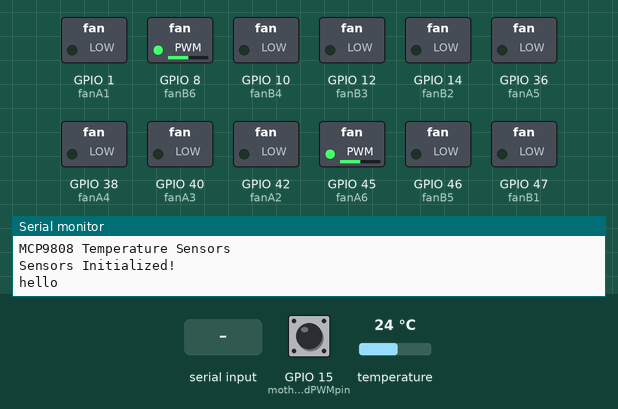
This sketch was run on a simulated ESP32-S3. Parts: switched loads named in the sketch (green lamp = pin HIGH), the last lines printed to the serial monitor. Wiring (inferred from the names in the program): MCP9808 temperature sensor at I2C address 0x18. The inputs (shaded band) are chosen by the test bench; at power-on: GPIO 15 (motherboardPWMpin) LOW, temperature 24 °C.

Above: at 3.2 s.
3.3 s: "continuous\n" received over Serial
At 5.4 s:
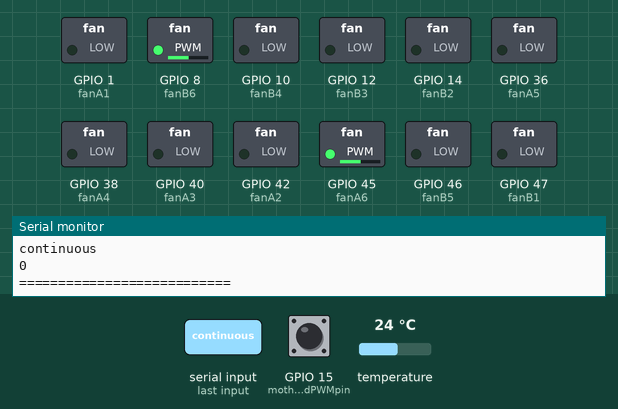
6.5 s: "switch\n" received over Serial
At 9.4 s:
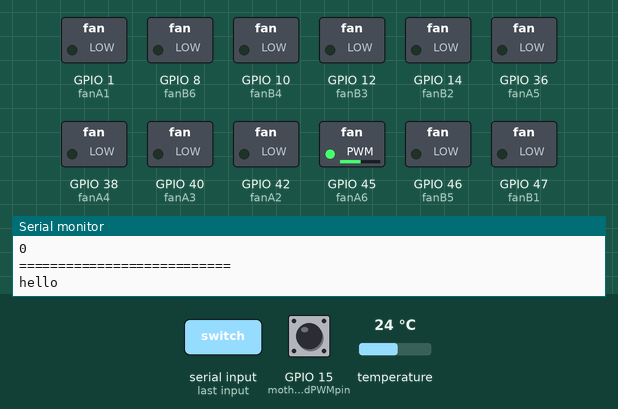
12.5 s: GPIO 15 (motherboardPWMpin) pulsed HIGH 2 times (0.12 s each, 0.3 s apart)
At 15.0 s:
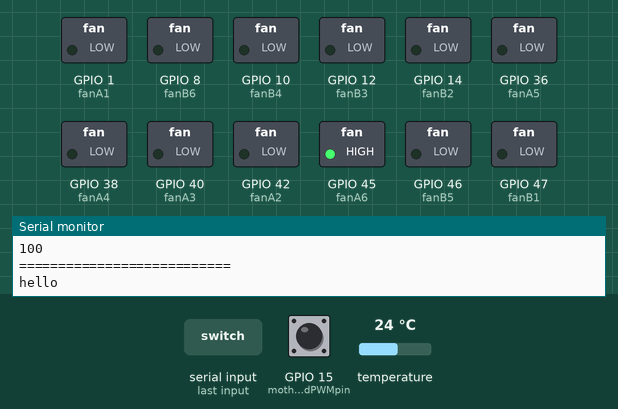
Timing chart, 0 to 45.2 s (numbered marks = the images above; inputs shaded):
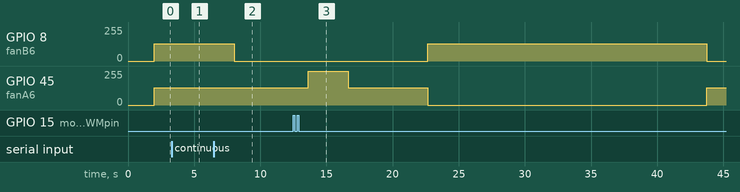

The sketch:

fan_controller_final.ino
```cpp
#include <Arduino.h>
#include <Wire.h>

// Define the I2C addresses of the two sensors
#define SENSOR1_ADDR 0x18
#define SENSOR2_ADDR 0x18 // Same address for both sensors, but on different buses

const int fanA1 = 1;
const int tachoA1 = 2;

const int fanA2 = 42;
const int tachoA2 = 41;

const int fanA3 = 40;
const int tachoA3 = 39;

const int fanA4 = 38;
const int tachoA4 = 37;

const int fanA5 = 36;
const int tachoA5 = 35;

const int fanA6 = 45;
const int tachoA6 = 48;

const int fanB1 = 47;
const int tachoB1 = 21;

const int fanB2 = 14;
const int tachoB2 = 13;

const int fanB3 = 12;
const int tachoB3 = 11;

const int fanB4 = 10;
const int tachoB4 = 9;

const int fanB5 = 46;
const int tachoB5 = 3;

const int fanB6 = 8;
const int tachoB6 = 16;


// PWM settings
const int pwmChannel0 = 0;      // Define a PWM channel (0-15 available on ESP32-S3)
const int pwmChannel1 = 1;      // Define a PWM channel (0-15 available on ESP32-S3)
const int pwmFrequency = 25000; // 25kHz for fan PWM control
const int pwmResolution = 8;    // 8-bit resolution (0-255)
int fanSpeedA = 128;            // Start with 50% duty cycle
int fanSpeedB = 128;

// Motherboard PWM pin
const int motherboardPWMpin = 15;

// Motherboard PWM signal threshold (microseconds) to detect active signal
unsigned long motherboardPwmThreshold = 70; // Adjust as needed based on motherboard PWM signal
unsigned long Mpwm;

// Timing variables
unsigned long previousMillis = 0; // Stores the last time group switched
unsigned long interval = 20000;   // Interval in milliseconds
int hours, minutes, seconds;

// Variables to store RPM
volatile int rpmA1 = 0, rpmA2 = 0, rpmA3 = 0, rpmA4 = 0, rpmA5 = 0, rpmA6 = 0;
volatile int rpmB1 = 0, rpmB2 = 0, rpmB3 = 0, rpmB4 = 0, rpmB5 = 0, rpmB6 = 0;

bool groupAActive = true;      // Flag to determine which group is active
unsigned long lastRpmTime = 0; // Stores last time RPM was calculated

unsigned long calculatedRPM1 = 0;
unsigned long calculatedRPM2 = 0;

String mode = "switch";

// Create I2C buses for the two sensors
TwoWire I2C_1 = TwoWire(0); // First I2C bus (pins 4, 5)
TwoWire I2C_2 = TwoWire(1); // Second I2C bus (pins 6, 7)

// Function to convert milliseconds to hours, minutes, and seconds
void millisToHMS(unsigned long millis, int &hours, int &minutes, int &seconds) {
    seconds = millis / 1000; // Convert milliseconds to seconds
    minutes = seconds / 60;  // Convert seconds to minutes
    hours = minutes / 60;    // Convert minutes to hours
    seconds %= 60;           // Get remaining seconds
    minutes %= 60;           // Get remaining minutes
}

// Function to set the interval
void setInterval(unsigned long newInterval) {
    interval = newInterval;
}

// Function to set fan speeds based on temperature
void switchMode(float tempA, float tempB)
{
    int fanSpeedA = 0;
    int fanSpeedB = 0;
    if (groupAActive)
    {
        if (Mpwm > tempA)
        {
            fanSpeedA = map(Mpwm, 0, 100, 0, 255);
        }
        else
        {
            fanSpeedA = map(tempA, 20, 40, 100, 255);
            fanSpeedA = constrain(fanSpeedA, 100, 255);
        }
        calculatedRPM1 = map(fanSpeedA, 0, 255, 0, 3000);
        calculatedRPM2 = 0;
        // Control fans for group A
        ledcWriteChannel(pwmChannel0, fanSpeedA);

        // Turn off fans for group B
        ledcWriteChannel(pwmChannel1, 0);
    }
    else
    {
        if (Mpwm > tempB)
        {
            fanSpeedB = map(Mpwm, 0, 100, 0, 255);
        }
        else
        {
            fanSpeedB = map(tempB, 20, 40, 100, 255);
            fanSpeedB = constrain(fanSpeedB, 100, 255);
        }
        calculatedRPM2 = map(fanSpeedB, 0, 255, 0, 3000);
        calculatedRPM1 = 0;

        // Control fans for group B
        ledcWriteChannel(pwmChannel1, fanSpeedB);

        // Turn off fans for group A
        ledcWriteChannel(pwmChannel0, 0);
    }
}

void continuousMode(float tempA, float tempB)
{
    int fanSpeedA;
    int fanSpeedB;
    if (Mpwm > tempA && Mpwm > tempB)
    {
        fanSpeedA = fanSpeedB = map(Mpwm, 0, 100, 0, 255);
    }
    else
    {
        fanSpeedA = map(tempA, 20, 40, 100, 255);
        fanSpeedA = constrain(fanSpeedA, 100, 255);

        fanSpeedB = map(tempB, 20, 40, 100, 255);
        fanSpeedB = constrain(fanSpeedB, 100, 255);
    }
    calculatedRPM1 = map(fanSpeedA, 0, 255, 0, 3000);
    calculatedRPM2 = map(fanSpeedB, 0, 255, 0, 3000);

    // Control fans for group A
    ledcWriteChannel(pwmChannel0, fanSpeedA);

    // Control fans for group B
    ledcWriteChannel(pwmChannel1, fanSpeedB);
}

// Interrupt service routines for tachometers
void rpmISR(volatile int &rpm) {
    rpm = rpm + 1;
}

float readTemperature(TwoWire &i2cBus, uint8_t address) {
    i2cBus.beginTransmission(address);
    i2cBus.write(0x05); // Point to the temperature register
    i2cBus.endTransmission();

    i2cBus.requestFrom(static_cast<uint8_t>(address), static_cast<uint8_t>(2)); // Read 2 bytes (MSB and LSB)

    if (i2cBus.available() == 2) {
        byte msb = i2cBus.read(); // Read most significant byte
        byte lsb = i2cBus.read(); // Read least significant byte

        int temp = ((msb & 0x1F) << 8) | lsb;
        return temp * 0.0625; // Convert to Celsius
    }
    return -1000; // Error value if not available
}

bool initializeSensor(TwoWire &i2cBus, uint8_t address) {
    i2cBus.beginTransmission(address);
    return i2cBus.endTransmission() == 0; // Return true if no error
}

void setup() {
    Serial.begin(115200);
    Serial1.begin(115200, SERIAL_8N1, 18, 17);
    delay(2000);
    Serial.println("hello");

    I2C_1.begin(4, 5); // First I2C bus (pins 4, 5)
    I2C_2.begin(6, 7); // Second I2C bus (pins 6, 7)
    Serial.println("MCP9808 Temperature Sensors");

    if (!initializeSensor(I2C_1, SENSOR1_ADDR)) {
        Serial.println("Couldn't connect to Sensor 1");
        while (1);
    }

    if (!initializeSensor(I2C_2, SENSOR2_ADDR)) {
        Serial.println("Couldn't connect to Sensor 2");
        while (1);
    }

    pinMode(fanA1, OUTPUT);
    pinMode(fanA2, OUTPUT);
    pinMode(fanA3, OUTPUT);
    pinMode(fanA4, OUTPUT);
    pinMode(fanA5, OUTPUT);
    pinMode(fanA6, OUTPUT);

    pinMode(fanB1, OUTPUT);
    pinMode(fanB2, OUTPUT);
    pinMode(fanB3, OUTPUT);
    pinMode(fanB4, OUTPUT);
    pinMode(fanB5, OUTPUT);
    pinMode(fanB6, OUTPUT);

    // Initialize tachometer pins as inputs
    pinMode(tachoA1, INPUT);
    pinMode(tachoA2, INPUT);
    pinMode(tachoA3, INPUT);
    pinMode(tachoA4, INPUT);
    pinMode(tachoA5, INPUT);
    pinMode(tachoA6, INPUT);

    pinMode(tachoB1, INPUT);
    pinMode(tachoB2, INPUT);
    pinMode(tachoB3, INPUT);
    pinMode(tachoB4, INPUT);
    pinMode(tachoB5, INPUT);
    pinMode(tachoB6, INPUT);

    Serial.println("Sensors Initialized!");

    pinMode(motherboardPWMpin, INPUT);

    // PWM Setup with ESP32-S3 3.x API
    ledcAttachChannel(fanA1, pwmFrequency, pwmResolution, pwmChannel0);
    ledcAttachChannel(fanA2, pwmFrequency, pwmResolution, pwmChannel0);
    ledcAttachChannel(fanA3, pwmFrequency, pwmResolution, pwmChannel0);
    ledcAttachChannel(fanA4, pwmFrequency, pwmResolution, pwmChannel0);
    ledcAttachChannel(fanA5, pwmFrequency, pwmResolution, pwmChannel0);
    ledcAttachChannel(fanA6, pwmFrequency, pwmResolution, pwmChannel0);
    // ledcSetup(pwmChannel0, pwmFrequency, pwmResolution); // Configure PWM channel
    // ledcAttachPin(fanA1, pwmChannel0);                   // Attach PWM channel to GPIO pin
    // ledcAttachPin(fanA2, pwmChannel0);                   // Attach PWM channel to GPIO pin
    // ledcAttachPin(fanA3, pwmChannel0);
    // ledcAttachPin(fanA4, pwmChannel0);
    // ledcAttachPin(fanA5, pwmChannel0);
    // ledcAttachPin(fanA6, pwmChannel0);
    ledcWriteChannel(pwmChannel0, fanSpeedA); // Set initial duty cycle to 50%

    ledcAttachChannel(fanB1, pwmFrequency, pwmResolution, pwmChannel1);
    ledcAttachChannel(fanB2, pwmFrequency, pwmResolution, pwmChannel1);
    ledcAttachChannel(fanB3, pwmFrequency, pwmResolution, pwmChannel1);
    ledcAttachChannel(fanB4, pwmFrequency, pwmResolution, pwmChannel1);
    ledcAttachChannel(fanB5, pwmFrequency, pwmResolution, pwmChannel1);
    ledcAttachChannel(fanB6, pwmFrequency, pwmResolution, pwmChannel1);
    // ledcSetup(pwmChannel1, pwmFrequency, pwmResolution); // Configure PWM channel
    // ledcAttachPin(fanB1, pwmChannel1);                   // Attach PWM channel to GPIO pin
    // ledcAttachPin(fanB2, pwmChannel1);                   // Attach PWM channel to GPIO pin
    // ledcAttachPin(fanB3, pwmChannel1);
    // ledcAttachPin(fanB4, pwmChannel1);
    // ledcAttachPin(fanB5, pwmChannel1);
    // ledcAttachPin(fanB6, pwmChannel1);
    ledcWriteChannel(pwmChannel1, fanSpeedB); // Set initial duty cycle to 50%
}

void loop() {

     delay(1000); // Wait before reading again
    Serial.println("hello");
    // Serial1.println("hello");
    // Read motherboard PWM signal
    int highTime = pulseIn(motherboardPWMpin, HIGH);
    int lowTime = pulseIn(motherboardPWMpin, LOW);
    int cycleTime = highTime + lowTime;

    if (cycleTime > 0)
    {
        Mpwm = (100 * highTime) / cycleTime; // Calculate the PWM percentage
    }
    else
    {
        Mpwm = 0; // Set to 0 if there's no valid pulse
    }

    // Check if motherboard PWM signal is active

    // unsigned long currentMillis = millis();

    // Read from serial to set new interval

    if (Serial.available() > 0)
    {
        String input = Serial.readStringUntil('\n'); // Read input until a new line
        input.trim();
        Serial.println(input);

        // Attempt to convert the input to an integer
        bool isNumber = true;
        for (unsigned int i = 0; i < input.length(); i++)
        {
            if (!isDigit(input[i]))
            {
                isNumber = false;
                break;
            }
        }

        if (isNumber)
        {
            // If the input is a number, convert it and process it as an interval
            unsigned long newInterval = input.toInt(); // Convert input to int
            if (newInterval >= 10000)
            {                             // Validate the new interval (1 sec - 60 sec)
                setInterval(newInterval); // Update and save the new interval
                Serial.print("Interval updated to: ");
                Serial.println(newInterval); // Print the updated interval
            }
            else
            {
                Serial.println("Invalid interval. Please enter a value above 10sec");
                Serial.println(newInterval);
            }
        }
        else
        {
            // If the input is not a number, check for specific commands like "switch" or "continuous"
            input.trim(); // Remove any trailing whitespace/newlines
            if (input == "switch")
            {
                Serial.println("Switch mode selected");
                mode = "switch";
                // Add logic to handle "switch" command
            }
            else if (input == "continuous")
            {
                Serial.println("Continuous mode selected");
                mode = "continuous";
                // Add logic to handle "continuous" command
            }
            else
            {
                Serial.print("Unknown command: ");
            }
        }
    }

    float tempA = readTemperature(I2C_1, SENSOR1_ADDR);
    float tempB = readTemperature(I2C_2, SENSOR2_ADDR);

    if (mode == "switch") {
        unsigned long currentMillis = millis();
        if (currentMillis - previousMillis >= interval) {
            previousMillis = currentMillis;
            groupAActive = !groupAActive;
        }
        switchMode(tempA, tempB);
    } else if (mode == "continuous") {
        continuousMode(tempA, tempB);
    }

        Serial.println("===========================");
        Serial.print("Temperature A: ");
        Serial.print(tempA);
        Serial.print(" °C, Temperature B: ");
        Serial.print(tempB);
        Serial.println(" °C");
        Serial.print("RPM A1: ");
        Serial.println(calculatedRPM1);
        Serial.print("RPM A2: ");
        Serial.println(calculatedRPM1);
        Serial.print("RPM B1: ");
        Serial.println(calculatedRPM2);
        Serial.print("RPM B2: ");
        Serial.println(calculatedRPM2);
        Serial.print("Seconds: ");
        Serial.println(interval);
        Serial.println(mode);
        Serial.println(Mpwm);
        Serial.println("===========================");
}
```

Measured:
- after the input at 3.3 s, GPIO 8 (fanB6): 128/255 → 130/255 after 1.7 s
- after the input at 6.5 s, GPIO 8 (fanB6): 130/255 → 0/255 after 1.5 s
